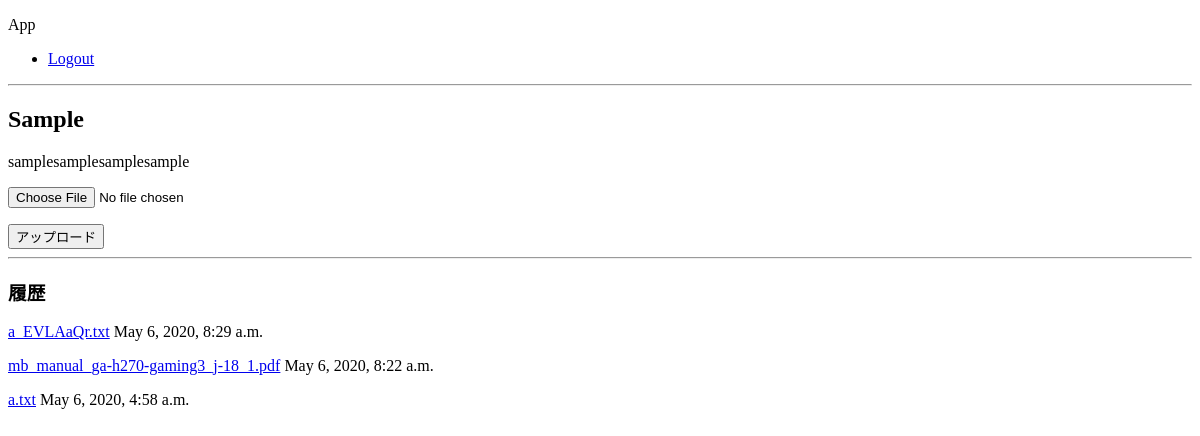
/uploads/1/ (signed in), run on an earlier commit of the app's database.
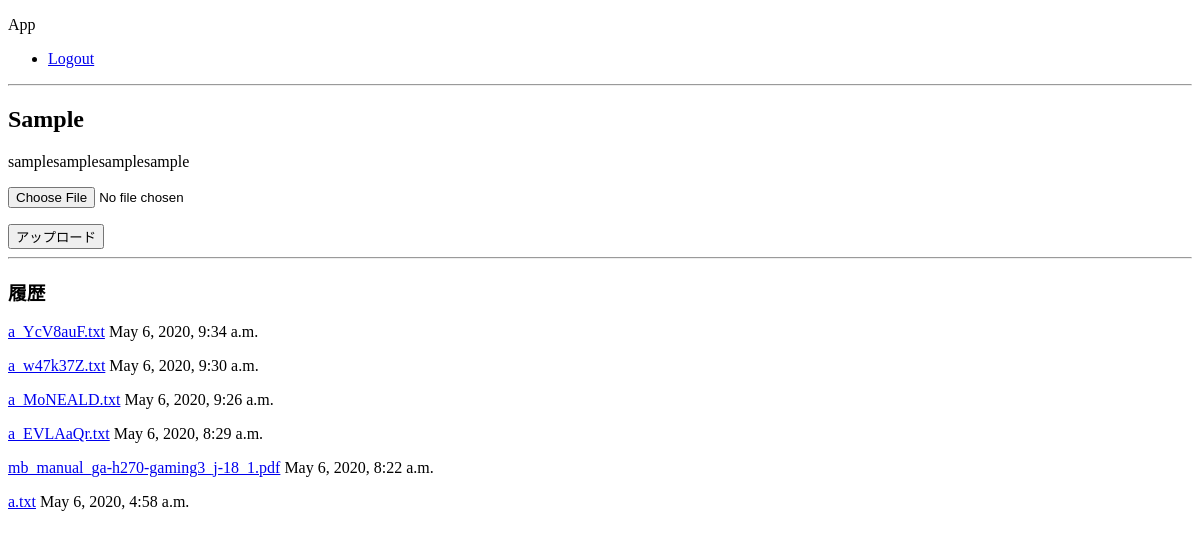
And on a later commit of the database.
### app/models.py (models this page shows, shortened)
class UploadDetail(models.Model):
    title = models.CharField(max_length=50)
    text = models.TextField(null=True)
    created = models.DateTimeField(default=timezone.now)

class UploadFile(models.Model):
    file = models.FileField()
    user = models.ForeignKey(get_user_model(), on_delete=models.CASCADE)
    detail = models.ForeignKey(UploadDetail, on_delete=models.CASCADE)
    created = models.DateTimeField(default=timezone.now)

### app/views.py (the view, shortened to what this page needs)
# urls.py: path('<int:detail_id>/', views.upload_file, name='upload_file')
def upload_file(request, detail_id):
    user_id = request.user.id
    detail = UploadDetail.objects.get(id=detail_id)
    form = UploadFileForm()
    uploaded_files = UploadFile.objects.filter(detail_id=detail_id, user_id=user_id).order_by('-id')
    return render(request, 'upload_file.html', context={
        'detail': detail,
        'form': form,
        'uploaded_files': uploaded_files,
    })

### app/forms.py
class UploadFileForm(forms.ModelForm):
    class Meta:
        model = UploadFile
        fields = ('file', )

### templates/upload_file.html (shortened to what this page needs)
{% extends 'base.html' %}
{% block content %}
<hr>
<h2>{{ detail.title }}</h2>
<p>{{ detail.text }}</p>
<form action="" method="POST" enctype="multipart/form-data" onSubmit="return check()">
    <p>{{ form.file }}</p>
    <button type="submit">アップロード</button>
</form>
<hr>
<h3>履歴</h3>
{% for uploaded in uploaded_files %}
<p><a href='{{uploaded.file.url}}'>{{ uploaded.file }}</a> {{ uploaded.created }}</p>
{% endfor %}
{% endblock %}

### templates/base.html (shortened to what this page needs)
<!DOCTYPE html>
<html>
<head>
</head>
<body>
<div>
    <header>
        <p>App</p>
        <nav>
            <ul>
                {% if user.is_authenticated %}
                <li><a href="{% url 'logout' %}" class="logout">Logout</a></li>
                {% else %}
                <li><a href="{% url 'login' %}" class="login">Login</a></li>
                {% endif %}
            </ul>
        </nav>
    </header>
    <div class="content">
        {% block content %}{% endblock %}
    </div>
</div>
</body>
</html>

What changed in the data, as far as the page shows it:
added UploadFile: file "a_YcV8auF.txt", created "May 6, 2020, 9:34 a.m."
added UploadFile: file "a_w47k37Z.txt", created "May 6, 2020, 9:30 a.m."
added UploadFile: file "a_MoNEALD.txt", created "May 6, 2020, 9:26 a.m."
